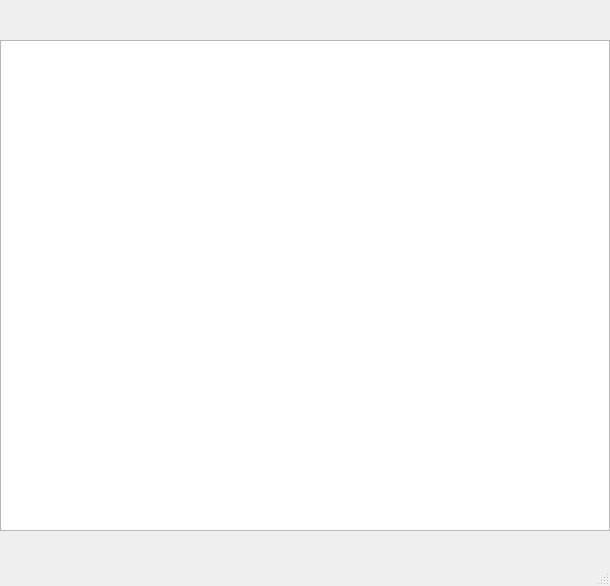
<?xml version="1.0" encoding="UTF-8"?>
<ui version="4.0">
 <class>MainWindow</class>
 <widget class="QMainWindow" name="MainWindow">
  <property name="geometry">
   <rect>
    <x>0</x>
    <y>0</y>
    <width>610</width>
    <height>586</height>
   </rect>
  </property>
  <property name="windowTitle">
   <string>Graph</string>
  </property>
  <widget class="QWidget" name="centralWidget">
   <widget class="QGraphicsView" name="graphicsView">
    <property name="geometry">
     <rect>
      <x>0</x>
      <y>40</y>
      <width>610</width>
      <height>491</height>
     </rect>
    </property>
   </widget>
  </widget>
  <widget class="QMenuBar" name="menuBar">
   <property name="geometry">
    <rect>
     <x>0</x>
     <y>0</y>
     <width>610</width>
     <height>21</height>
    </rect>
   </property>
  </widget>
  <widget class="QStatusBar" name="statusBar"/>
 </widget>
 <layoutdefault spacing="6" margin="11"/>
 <resources/>
 <connections/>
</ui>
